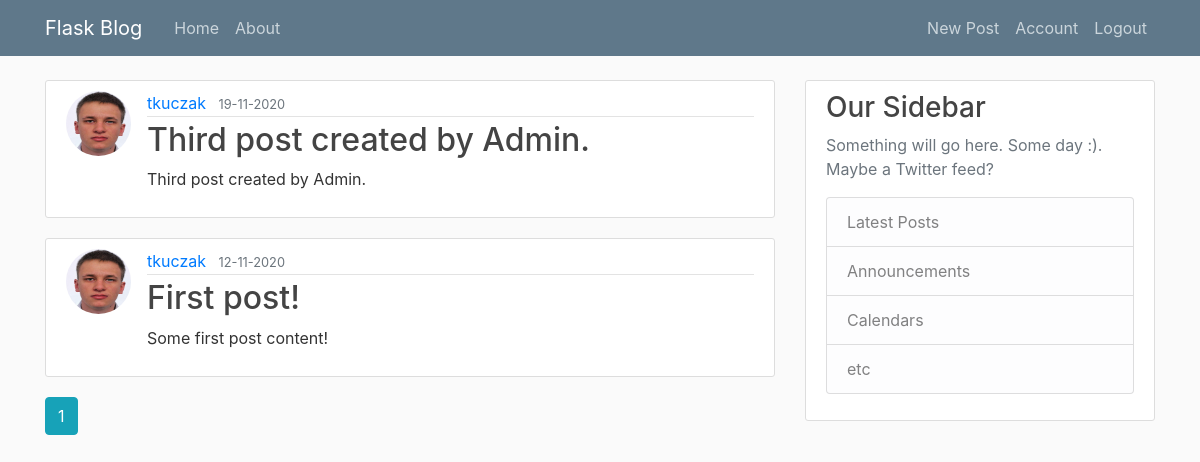
The app's page /home (signed in) with its own data.
### blog/models.py (models this page shows, shortened)
class Post(db.Model):
    id = db.Column(db.Integer(), primary_key=True)
    author_id = db.Column(db.Integer(), db.ForeignKey('user.id'), nullable=False)
    title = db.Column(db.String(128),nullable=False)
    content = db.Column(db.Text, nullable=False)
    date_posted = db.Column(db.DateTime, nullable=False, default = datetime.now)

class User(db.Model, UserMixin):
    id = db.Column(db.Integer(), primary_key=True)
    username = db.Column(db.String(20), unique=True, nullable=False)
    email = db.Column(db.String(128), unique=True, nullable=False)
    image_file = db.Column(db.String(20), nullable=False, default='default.jpg')
    password = db.Column(db.String(60), nullable=False)
    active = db.Column(db.Boolean(), nullable=False, default=0)
    posts = db.relationship('Post', backref='author', lazy=True)
    roles = db.relationship('Role', secondary='user_roles',  backref=db.backref('user', lazy=True), lazy='subquery')
    @property
    def roles_names(self):
        return [role.name for role in User.query.get(self.id).roles]

### blog/main/routes.py (the view)
@main.route("/")
@main.route("/home")
def home():
    page = request.args.get('page', 1, type=int)
    posts = Post.query.order_by(Post.date_posted.desc()).paginate(page=page, per_page=5)
    return render_template('home.html', posts = posts)

### blog/models.py (called while the page is built)
@login_manager.user_loader
def load_user(user_id):
    return User.query.get(int(user_id))

### blog/templates/home.html
{% extends "layout.html" %}
{% block content %}
    {% for post in posts.items %}
        <article class="media content-section">
            <img class="rounded-circle article-img" src="{{ url_for('static', filename = 'profile_pics/' + post.author.image_file) }}">
            <div class="media-body">
                <div class="article-metadata">
                    <a class="mr-2" href="{{ url_for('users.user_posts', username=post.author.username) }}">{{ post.author.username }}</a>
                    <small class="text-muted">{{ post.date_posted.strftime('%d-%m-%Y') }}</small>
                </div>
            <h2><a class="article-title" href="{{ url_for('posts.post', post_id=post.id) }}">{{ post.title }}</a></h2>
            <p class="article-content">{{ post.content }}</p>
          </div>
        </article>
    {% endfor %}
    {% for page_num in posts.iter_pages(left_edge=1, right_edge=1, left_current=1, right_current=2) %}
        {% if page_num %}
            {% if posts.page == page_num %}
                <a class="btn btn-info mb-4" href="{{ url_for('main.home', page=page_num) }}">{{ page_num }}</a>
            {% else %}
                <a class="btn btn-outline-info mb-4" href="{{ url_for('main.home', page=page_num) }}">{{ page_num }}</a>
            {% endif %}
        {% else %}
            ...
        {% endif %}
    {% endfor %}
{% endblock content %}

### blog/templates/layout.html (shortened to what this page needs)
<!DOCTYPE html>
<html lang="en">
<head>
    <link rel="stylesheet" href="https://cdn.jsdelivr.net/npm/bootstrap@4.5.3/dist/css/bootstrap.min.css">
    <link rel="stylesheet" type="text/css" href="{{ url_for('static', filename='main.css') }}">
</head>
<body>
    <header class="site-header">
        <nav class="navbar navbar-expand-md navbar-dark bg-steel fixed-top">
            <div class="container">
                <a class="navbar-brand mr-4" href="/">Flask Blog</a>
                <div class="collapse navbar-collapse" id="navbarToggle">
                    <div class="navbar-nav mr-auto">
                        <a class="nav-item nav-link" href="{{ url_for('main.home') }}">Home</a>
                        <a class="nav-item nav-link" href="{{ url_for('main.about') }}">About</a>
                    </div>
                    <div class="navbar-nav">
                        {% if current_user.is_authenticated %}
                            {% if 'Admin' in current_user.roles_names or 'Writer' in current_user.roles_names %}
                                <a class="nav-item nav-link" href="{{ url_for('posts.new_post') }}">New Post</a>
                            {% endif %}
                            <a class="nav-item nav-link" href="{{ url_for('users.account') }}">Account</a>
                            <a class="nav-item nav-link" href="{{ url_for('users.logout') }}">Logout</a>
                        {% else %}
                            <a class="nav-item nav-link" href="{{ url_for('users.login') }}">Login</a>
                            <a class="nav-item nav-link" href="{{ url_for('users.register') }}">Register</a>
                        {% endif %}
                    </div>
                </div>
            </div>
        </nav>
    </header>
    <main role="main" class="container">
        <div class="row">
          <div class="col-md-8">
            {% block content %}{% endblock %}
          </div>
          <div class="col-md-4">
            <div class="content-section">
              <h3>Our Sidebar</h3>
              <p class='text-muted'>Something will go here. Some day :). Maybe a Twitter feed?
                <ul class="list-group">
                  <li class="list-group-item list-group-item-light">Latest Posts</li>
                  <li class="list-group-item list-group-item-light">Announcements</li>
                  <li class="list-group-item list-group-item-light">Calendars</li>
                  <li class="list-group-item list-group-item-light">etc</li>
                </ul>
              </p>
            </div>
          </div>
        </div>
      </main>
</body>
</html>

### blog/static/main.css (style rules this page uses)
body { background: #fafafa; color: #333333; margin-top: 5rem; }
h1, h2, h3, h4, h5, h6 { color: #444444; }
.bg-steel { background-color: #5f788a; }
.site-header .navbar-nav .nav-link { color: #cbd5db; }
.content-section { background: #ffffff; padding: 10px 20px; border: 1px solid #dddddd; border-radius: 3px; margin-bottom: 20px; }
.article-title { color: #444444; }
.article-content { white-space: pre-line; }
.article-img { height: 65px; width: 65px; margin-right: 16px; }
.article-metadata { padding-bottom: 1px; margin-bottom: 4px; border-bottom: 1px solid #e3e3e3 }

### records on screen
Post: image_file (picture), author.username "tkuczak", date_posted "19-11-2020", title "Third post created by Admin.", content "Third post created by Admin."
Post: image_file (picture), author.username "tkuczak", date_posted "12-11-2020", title "First post!", content "Some first post content!"

### other values on screen
{{ page_num }} "1"
